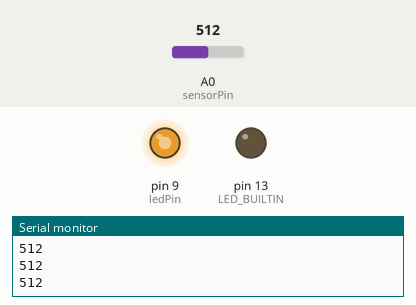
The sketch below on a simulated Arduino Uno, built with avr-gcc and run on an emulated ATmega328P. Shown: output pins drawn as LEDs (lit = HIGH), the last lines printed to the serial monitor. The inputs (shaded band) are chosen by the test bench; at power-on: A0 (sensorPin) = 512.

Above: at 1.2 s.
1.3 s: A0 (sensorPin) set to 306
At 1.8 s:
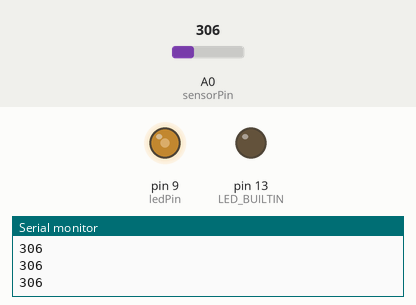
2.8 s: A0 (sensorPin) set to 122
At 4.0 s:
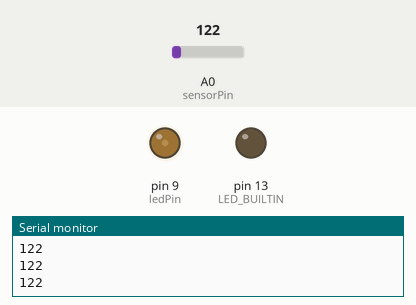
4.3 s: A0 (sensorPin) set to 0
At 5.3 s:
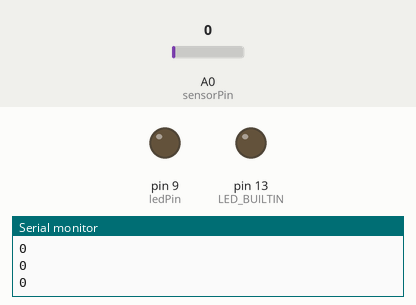
5.8 s: A0 (sensorPin) set to 4
At 6.3 s:
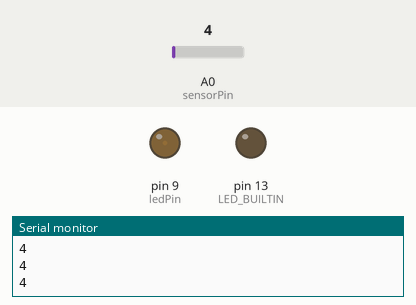
7.3 s: A0 (sensorPin) set to 511
At 7.8 s:
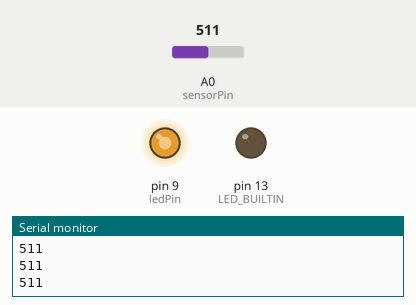
Timing chart, 0 to 9.8 s (numbered marks = the images above; inputs shaded):
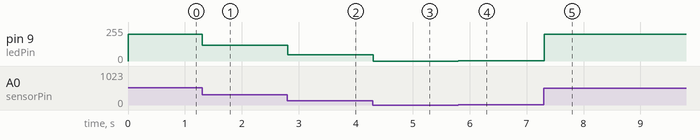

The sketch:

Photoresistor.ino
```cpp
int ledPin=9;
  int sensorPin =A0;


void setup() {
  pinMode(LED_BUILTIN, OUTPUT);
  Serial.begin(9600);
}

void loop() {

  int sensorValue = analogRead(sensorPin);

  Serial.println(sensorValue);

  int brightness = map(sensorValue, 0, 650, 0, 255);
  analogWrite(ledPin, brightness);
  delay(10);
}
```

Measured:
- after the input at 1.3 s, pin 9 (ledPin): 200/255 → 120/255 at once
- after the input at 2.8 s, pin 9 (ledPin): 120/255 → 47/255 at once
- after the input at 4.3 s, pin 9 (ledPin): 47/255 → 0/255 at once
- after the input at 5.8 s, pin 9 (ledPin): 0/255 → 1/255 at once
- after the input at 7.3 s, pin 9 (ledPin): 1/255 → 200/255 at once
